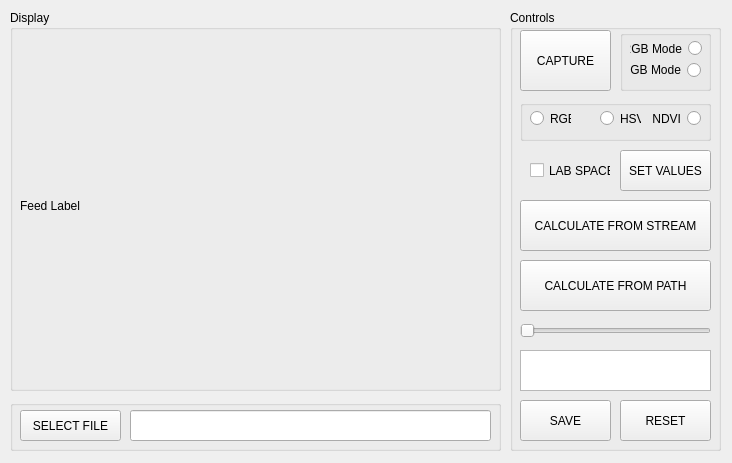
<?xml version="1.0" encoding="UTF-8"?>
<ui version="4.0">
 <class>MainWindow_PREDICTORcolour</class>
 <widget class="QMainWindow" name="MainWindow_PREDICTORcolour">
  <property name="geometry">
   <rect>
    <x>0</x>
    <y>0</y>
    <width>732</width>
    <height>463</height>
   </rect>
  </property>
  <property name="windowTitle">
   <string>PREDICTOR</string>
  </property>
  <widget class="QWidget" name="centralwidget">
   <widget class="QGroupBox" name="groupBox_3">
    <property name="geometry">
     <rect>
      <x>10</x>
      <y>400</y>
      <width>491</width>
      <height>51</height>
     </rect>
    </property>
    <property name="title">
     <string/>
    </property>
    <widget class="QLineEdit" name="lineEdit_FILEpath">
     <property name="geometry">
      <rect>
       <x>120</x>
       <y>10</y>
       <width>361</width>
       <height>31</height>
      </rect>
     </property>
    </widget>
    <widget class="QPushButton" name="pushButton_SELECT">
     <property name="geometry">
      <rect>
       <x>10</x>
       <y>10</y>
       <width>101</width>
       <height>31</height>
      </rect>
     </property>
     <property name="text">
      <string>SELECT FILE</string>
     </property>
    </widget>
   </widget>
   <widget class="QGroupBox" name="groupBox">
    <property name="geometry">
     <rect>
      <x>10</x>
      <y>10</y>
      <width>491</width>
      <height>381</height>
     </rect>
    </property>
    <property name="title">
     <string>Display</string>
    </property>
    <widget class="QLabel" name="label_FEEDLABEL">
     <property name="geometry">
      <rect>
       <x>10</x>
       <y>20</y>
       <width>471</width>
       <height>351</height>
      </rect>
     </property>
     <property name="text">
      <string>Feed Label</string>
     </property>
    </widget>
   </widget>
   <widget class="QGroupBox" name="groupBox_2">
    <property name="geometry">
     <rect>
      <x>510</x>
      <y>10</y>
      <width>211</width>
      <height>441</height>
     </rect>
    </property>
    <property name="title">
     <string>Controls</string>
    </property>
    <widget class="QTextBrowser" name="textBrowser_OUTPUT">
     <property name="geometry">
      <rect>
       <x>10</x>
       <y>340</y>
       <width>191</width>
       <height>41</height>
      </rect>
     </property>
    </widget>
    <widget class="QPushButton" name="pushButton_CALCULATEfromStream">
     <property name="geometry">
      <rect>
       <x>10</x>
       <y>190</y>
       <width>191</width>
       <height>51</height>
      </rect>
     </property>
     <property name="text">
      <string>CALCULATE FROM STREAM</string>
     </property>
    </widget>
    <widget class="QPushButton" name="pushButton_SAVE">
     <property name="geometry">
      <rect>
       <x>10</x>
       <y>390</y>
       <width>91</width>
       <height>41</height>
      </rect>
     </property>
     <property name="text">
      <string>SAVE</string>
     </property>
    </widget>
    <widget class="QPushButton" name="pushButton_CAPTURE">
     <property name="geometry">
      <rect>
       <x>10</x>
       <y>20</y>
       <width>91</width>
       <height>61</height>
      </rect>
     </property>
     <property name="text">
      <string>CAPTURE</string>
     </property>
    </widget>
    <widget class="QPushButton" name="pushButton_RESET">
     <property name="geometry">
      <rect>
       <x>110</x>
       <y>390</y>
       <width>91</width>
       <height>41</height>
      </rect>
     </property>
     <property name="text">
      <string>RESET</string>
     </property>
    </widget>
    <widget class="QPushButton" name="pushButton_CALCULATEfromPath">
     <property name="geometry">
      <rect>
       <x>10</x>
       <y>250</y>
       <width>191</width>
       <height>51</height>
      </rect>
     </property>
     <property name="text">
      <string>CALCULATE FROM PATH</string>
     </property>
    </widget>
    <widget class="QGroupBox" name="groupBox_4">
     <property name="geometry">
      <rect>
       <x>110</x>
       <y>20</y>
       <width>91</width>
       <height>61</height>
      </rect>
     </property>
     <property name="title">
      <string/>
     </property>
     <widget class="QRadioButton" name="radio_NGB">
      <property name="geometry">
       <rect>
        <x>10</x>
        <y>30</y>
        <width>71</width>
        <height>20</height>
       </rect>
      </property>
      <property name="layoutDirection">
       <enum>Qt::RightToLeft</enum>
      </property>
      <property name="text">
       <string>NGB Mode</string>
      </property>
     </widget>
     <widget class="QRadioButton" name="radio_RGB">
      <property name="geometry">
       <rect>
        <x>10</x>
        <y>10</y>
        <width>72</width>
        <height>17</height>
       </rect>
      </property>
      <property name="layoutDirection">
       <enum>Qt::RightToLeft</enum>
      </property>
      <property name="text">
       <string>RGB Mode</string>
      </property>
     </widget>
    </widget>
    <widget class="QGroupBox" name="groupBox_5">
     <property name="geometry">
      <rect>
       <x>10</x>
       <y>90</y>
       <width>191</width>
       <height>41</height>
      </rect>
     </property>
     <property name="title">
      <string/>
     </property>
     <property name="alignment">
      <set>Qt::AlignCenter</set>
     </property>
     <widget class="QRadioButton" name="radioButton_RGB">
      <property name="geometry">
       <rect>
        <x>10</x>
        <y>10</y>
        <width>41</width>
        <height>17</height>
       </rect>
      </property>
      <property name="text">
       <string>RGB</string>
      </property>
     </widget>
     <widget class="QRadioButton" name="radioButton_HSV">
      <property name="geometry">
       <rect>
        <x>80</x>
        <y>10</y>
        <width>41</width>
        <height>17</height>
       </rect>
      </property>
      <property name="text">
       <string>HSV</string>
      </property>
     </widget>
     <widget class="QRadioButton" name="radioButton_NDVI">
      <property name="geometry">
       <rect>
        <x>130</x>
        <y>10</y>
        <width>51</width>
        <height>17</height>
       </rect>
      </property>
      <property name="layoutDirection">
       <enum>Qt::RightToLeft</enum>
      </property>
      <property name="text">
       <string>NDVI</string>
      </property>
     </widget>
    </widget>
    <widget class="QPushButton" name="pushButton_SET">
     <property name="geometry">
      <rect>
       <x>110</x>
       <y>140</y>
       <width>91</width>
       <height>41</height>
      </rect>
     </property>
     <property name="text">
      <string>SET VALUES</string>
     </property>
    </widget>
    <widget class="QCheckBox" name="checkBox_LAB">
     <property name="geometry">
      <rect>
       <x>20</x>
       <y>150</y>
       <width>81</width>
       <height>21</height>
      </rect>
     </property>
     <property name="text">
      <string>LAB SPACE</string>
     </property>
    </widget>
    <widget class="QSlider" name="horizontalSlider_RELATIVESCALE">
     <property name="geometry">
      <rect>
       <x>10</x>
       <y>310</y>
       <width>191</width>
       <height>22</height>
      </rect>
     </property>
     <property name="orientation">
      <enum>Qt::Horizontal</enum>
     </property>
    </widget>
   </widget>
  </widget>
 </widget>
 <resources/>
 <connections/>
</ui>
